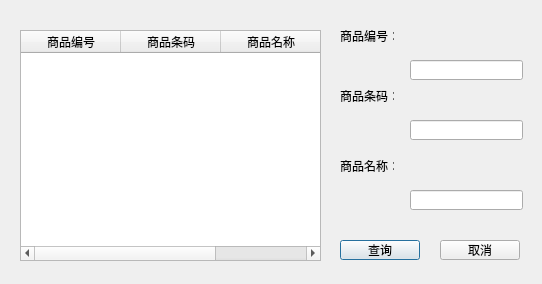
<?xml version="1.0" encoding="UTF-8"?>
<ui version="4.0">
 <class>QueryMerchantDialog</class>
 <widget class="QDialog" name="QueryMerchantDialog">
  <property name="enabled">
   <bool>true</bool>
  </property>
  <property name="geometry">
   <rect>
    <x>0</x>
    <y>0</y>
    <width>542</width>
    <height>284</height>
   </rect>
  </property>
  <property name="sizePolicy">
   <sizepolicy hsizetype="Expanding" vsizetype="Expanding">
    <horstretch>0</horstretch>
    <verstretch>0</verstretch>
   </sizepolicy>
  </property>
  <property name="minimumSize">
   <size>
    <width>0</width>
    <height>0</height>
   </size>
  </property>
  <property name="maximumSize">
   <size>
    <width>16777215</width>
    <height>16777215</height>
   </size>
  </property>
  <property name="windowTitle">
   <string>Dialog</string>
  </property>
  <widget class="QLabel" name="label">
   <property name="geometry">
    <rect>
     <x>340</x>
     <y>30</y>
     <width>54</width>
     <height>12</height>
    </rect>
   </property>
   <property name="text">
    <string>商品编号：</string>
   </property>
  </widget>
  <widget class="QLineEdit" name="lineEditMerchantID">
   <property name="geometry">
    <rect>
     <x>410</x>
     <y>60</y>
     <width>113</width>
     <height>20</height>
    </rect>
   </property>
   <property name="sizePolicy">
    <sizepolicy hsizetype="Expanding" vsizetype="Fixed">
     <horstretch>0</horstretch>
     <verstretch>0</verstretch>
    </sizepolicy>
   </property>
  </widget>
  <widget class="QLabel" name="label_2">
   <property name="geometry">
    <rect>
     <x>340</x>
     <y>90</y>
     <width>54</width>
     <height>12</height>
    </rect>
   </property>
   <property name="text">
    <string>商品条码：l</string>
   </property>
  </widget>
  <widget class="QLineEdit" name="lineEditMerchantCode">
   <property name="geometry">
    <rect>
     <x>410</x>
     <y>120</y>
     <width>113</width>
     <height>20</height>
    </rect>
   </property>
  </widget>
  <widget class="QLabel" name="label_3">
   <property name="geometry">
    <rect>
     <x>340</x>
     <y>160</y>
     <width>54</width>
     <height>12</height>
    </rect>
   </property>
   <property name="text">
    <string>商品名称：</string>
   </property>
  </widget>
  <widget class="QLineEdit" name="lineEditMerchantName">
   <property name="geometry">
    <rect>
     <x>410</x>
     <y>190</y>
     <width>113</width>
     <height>20</height>
    </rect>
   </property>
   <property name="sizePolicy">
    <sizepolicy hsizetype="Preferred" vsizetype="Fixed">
     <horstretch>0</horstretch>
     <verstretch>0</verstretch>
    </sizepolicy>
   </property>
  </widget>
  <widget class="QTableWidget" name="tableWidget">
   <property name="geometry">
    <rect>
     <x>20</x>
     <y>30</y>
     <width>301</width>
     <height>231</height>
    </rect>
   </property>
   <column>
    <property name="text">
     <string>商品编号</string>
    </property>
   </column>
   <column>
    <property name="text">
     <string>商品条码</string>
    </property>
   </column>
   <column>
    <property name="text">
     <string>商品名称</string>
    </property>
   </column>
  </widget>
  <widget class="QPushButton" name="pushButton">
   <property name="geometry">
    <rect>
     <x>340</x>
     <y>240</y>
     <width>80</width>
     <height>20</height>
    </rect>
   </property>
   <property name="text">
    <string>查询</string>
   </property>
  </widget>
  <widget class="QPushButton" name="pushButton_2">
   <property name="geometry">
    <rect>
     <x>440</x>
     <y>240</y>
     <width>80</width>
     <height>20</height>
    </rect>
   </property>
   <property name="text">
    <string>取消</string>
   </property>
  </widget>
 </widget>
 <resources/>
 <connections/>
</ui>
